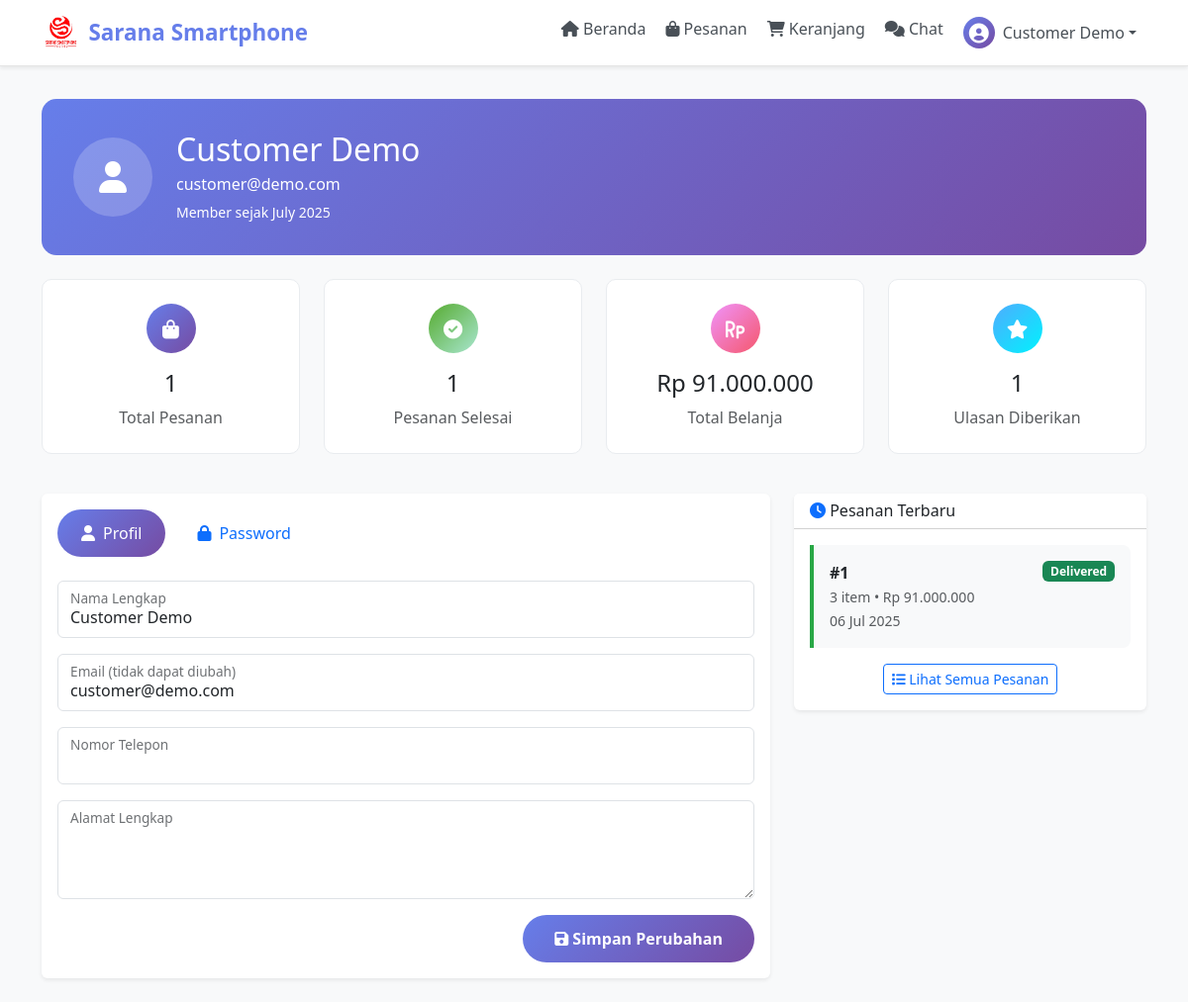
Page /profile.php (signed in) on the earlier database version.
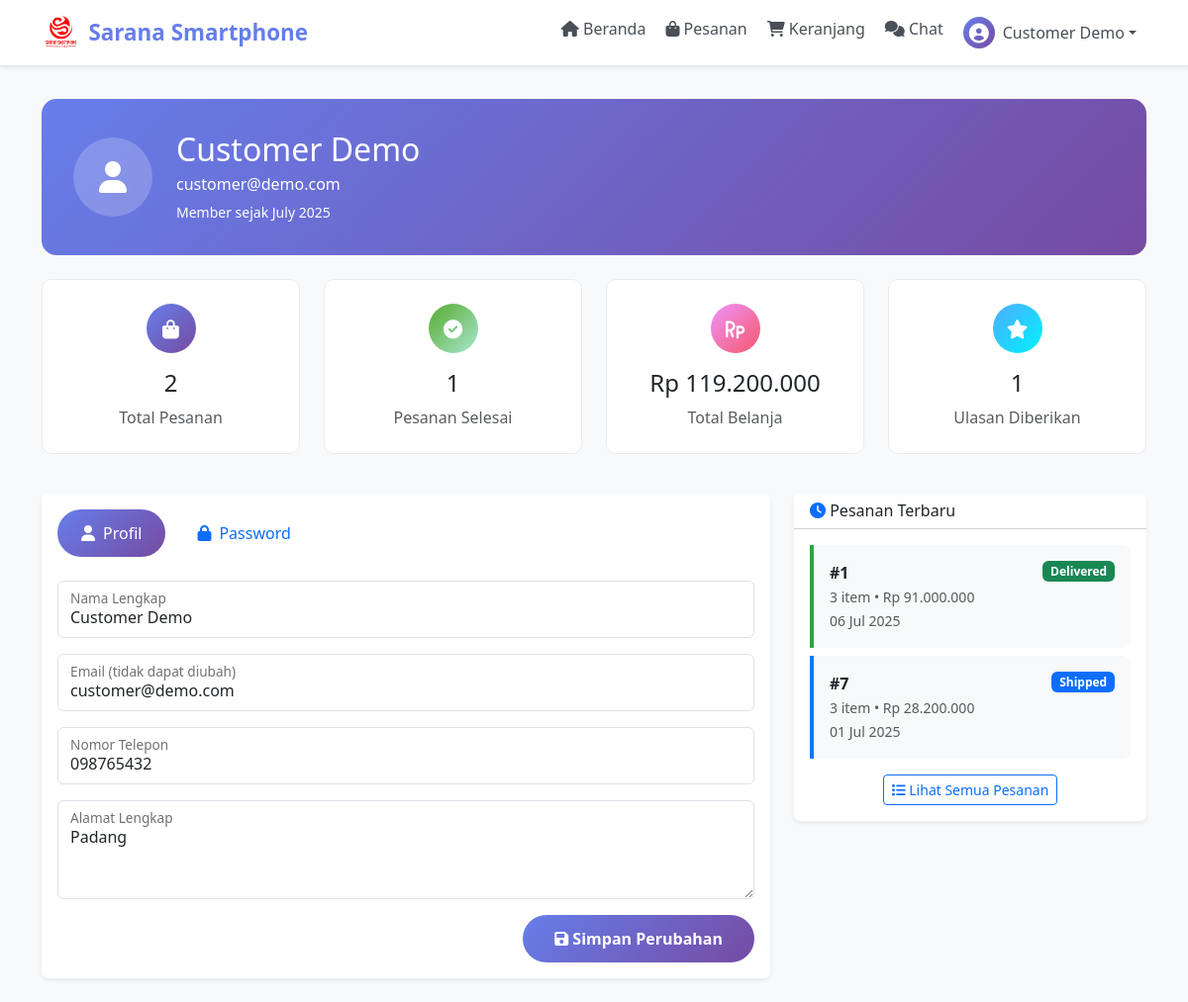
Same page on the later database version.
### tables this page shows
CREATE TABLE `orders` (
  `id` int NOT NULL,
  `user_id` int DEFAULT NULL,
  `total_amount` decimal(12,2) NOT NULL,
  `status` enum('pending','confirmed','shipped','delivered','cancelled') DEFAULT 'pending',
  `payment_status` enum('pending','paid','failed') DEFAULT 'pending',
  `tracking_number` varchar(50) DEFAULT NULL,
  `order_date` timestamp NULL DEFAULT CURRENT_TIMESTAMP
);

CREATE TABLE `users` (
  `id` int NOT NULL,
  `name` varchar(100) NOT NULL,
  `email` varchar(100) NOT NULL,
  `password` varchar(255) NOT NULL,
  `phone` varchar(20) DEFAULT NULL,
  `address` text,
  `birth_date` date DEFAULT NULL,
  `gender` enum('male','female') DEFAULT NULL,
  `last_login` timestamp NULL DEFAULT NULL,
  `role` enum('admin','customer') DEFAULT 'customer',
  `created_at` timestamp NULL DEFAULT CURRENT_TIMESTAMP
);

### config.php (called while the page is built, shortened)
<?php
function formatRupiah($amount) {
    return 'Rp ' . number_format($amount, 0, ',', '.');
}
?>

### profile.php (the view, shortened to what the changed rows need)
<?php
require_once 'config.php';
$conn = getConnection();
$user_id = $_SESSION['user_id'];
$user_query = "SELECT * FROM users WHERE id = $user_id";
$user_result = mysqli_query($conn, $user_query);
$user_data = mysqli_fetch_assoc($user_result);
$stats_query = "
    SELECT
        COUNT(DISTINCT o.id) as total_orders,
        COALESCE(SUM(o.total_amount), 0) as total_spent,
        COUNT(DISTINCT CASE WHEN o.status = 'delivered' THEN o.id END) as completed_orders,
        COUNT(DISTINCT r.id) as total_reviews
    FROM orders o
    LEFT JOIN reviews r ON r.user_id = o.user_id
    WHERE o.user_id = $user_id
";
$stats_result = mysqli_query($conn, $stats_query);
$user_stats = mysqli_fetch_assoc($stats_result);
$recent_orders_query = "
    SELECT o.*, COUNT(oi.id) as total_items
    FROM orders o
    LEFT JOIN order_items oi ON o.id = oi.order_id
    WHERE o.user_id = $user_id
    GROUP BY o.id
    ORDER BY o.order_date DESC
    LIMIT 5
";
$recent_orders_result = mysqli_query($conn, $recent_orders_query);
?>
<!DOCTYPE html>
<html lang="id">
<head>
    <link href="https://cdnjs.cloudflare.com/ajax/libs/bootstrap/5.3.0/css/bootstrap.min.css" rel="stylesheet">
    <link href="https://cdnjs.cloudflare.com/ajax/libs/font-awesome/6.0.0/css/all.min.css" rel="stylesheet">
</head>
<body>
    <div class="container py-4">
        <div class="profile-header mb-4">
            <div class="d-flex align-items-center">
                <div>
                    <h2 class="mb-1"><?= $user_data['name'] ?></h2>
                    <p class="mb-1"><?= $user_data['email'] ?></p>
                    <small>Member sejak <?= date('F Y', strtotime($user_data['created_at'])) ?></small>
                </div>
            </div>
        </div>
        <div class="row mb-4">
            <div class="col-lg-3 col-md-6 mb-3">
                <div class="stat-card">
                    <div class="stat-icon" style="background: linear-gradient(135deg, #667eea 0%, #764ba2 100%);">
                        <i class="fas fa-shopping-bag"></i>
                    </div>
                    <h4><?= $user_stats['total_orders'] ?></h4>
                    <p class="text-muted mb-0">Total Pesanan</p>
                </div>
            </div>
            <div class="col-lg-3 col-md-6 mb-3">
                <div class="stat-card">
                    <div class="stat-icon" style="background: linear-gradient(135deg, #f093fb 0%, #f5576c 100%);">
                        <i class="fas fa-rupiah-sign"></i>
                    </div>
                    <h4><?= formatRupiah($user_stats['total_spent']) ?></h4>
                    <p class="text-muted mb-0">Total Belanja</p>
                </div>
            </div>
        </div>
        <div class="row">
            <div class="col-lg-8">
                <div class="card border-0 shadow-sm">
                    <div class="card-body">
                        <div class="tab-content" id="profileTabsContent">
                            <div class="tab-pane fade show active" id="profile" role="tabpanel">
                                <form method="POST">
                                    <div class="form-floating">
                                        <input type="text" class="form-control" id="name" name="name"
                                            value="<?= htmlspecialchars($user_data['name']) ?>" required>
                                        <label for="name">Nama Lengkap</label>
                                    </div>
                                    <div class="form-floating">
                                        <input type="email" class="form-control" id="email"
                                            value="<?= htmlspecialchars($user_data['email']) ?>" readonly>
                                        <label for="email">Email (tidak dapat diubah)</label>
                                    </div>
                                    <div class="form-floating">
                                        <input type="tel" class="form-control" id="phone" name="phone"
                                            value="<?= htmlspecialchars($user_data['phone'] ?? '') ?>" required>
                                        <label for="phone">Nomor Telepon</label>
                                    </div>
                                    <div class="form-floating">
                                        <textarea class="form-control" id="address" name="address" style="height: 100px"
                                            required><?= htmlspecialchars($user_data['address'] ?? '') ?></textarea>
                                        <label for="address">Alamat Lengkap</label>
                                    </div>
                                </form>
                            </div>
                        </div>
                    </div>
                </div>
            </div>
            <div class="col-lg-4">
                <div class="card border-0 shadow-sm">
                    <div class="card-body">
                        <?php if (mysqli_num_rows($recent_orders_result) > 0): ?>
                        <?php while ($order = mysqli_fetch_assoc($recent_orders_result)): ?>
                        <div class="order-mini <?= $order['status'] ?>">
                            <div class="d-flex justify-content-between align-items-start">
                                <div>
                                    <strong>#<?= $order['id'] ?></strong>
                                    <br><small class="text-muted">
                                        <?= $order['total_items'] ?> item •
                                        <?= formatRupiah($order['total_amount']) ?>
                                    </small>
                                </div>
                                <span class="badge bg-<?=
                                            $order['status'] == 'pending' ? 'warning' :
                                            ($order['status'] == 'confirmed' ? 'info' :
                                            ($order['status'] == 'shipped' ? 'primary' :
                                            ($order['status'] == 'delivered' ? 'success' : 'danger')))
                                        ?>">
                                    <?= ucfirst($order['status']) ?>
                                </span>
                            </div>
                            <small class="text-muted">
                                <?= date('d M Y', strtotime($order['order_date'])) ?>
                            </small>
                        </div>
                        <?php endwhile; ?>
                        <?php endif; ?>
                    </div>
                </div>
            </div>
        </div>
    </div>
</body>
</html>

Differences in the rows shown:
changed users "Customer Demo": phone (not shown) → "098765432"; address (not shown) → "Padang"
added orders: id "7", total_items "3", total_amount "Rp 28.200.000", status "Shipped", order_date "01 Jul 2025"
Other differences:
$user_stats['total_orders']: "1" → "2"
formatRupiah($user_stats['total_spent']): "Rp 91.000.000" → "Rp 119.200.000"
